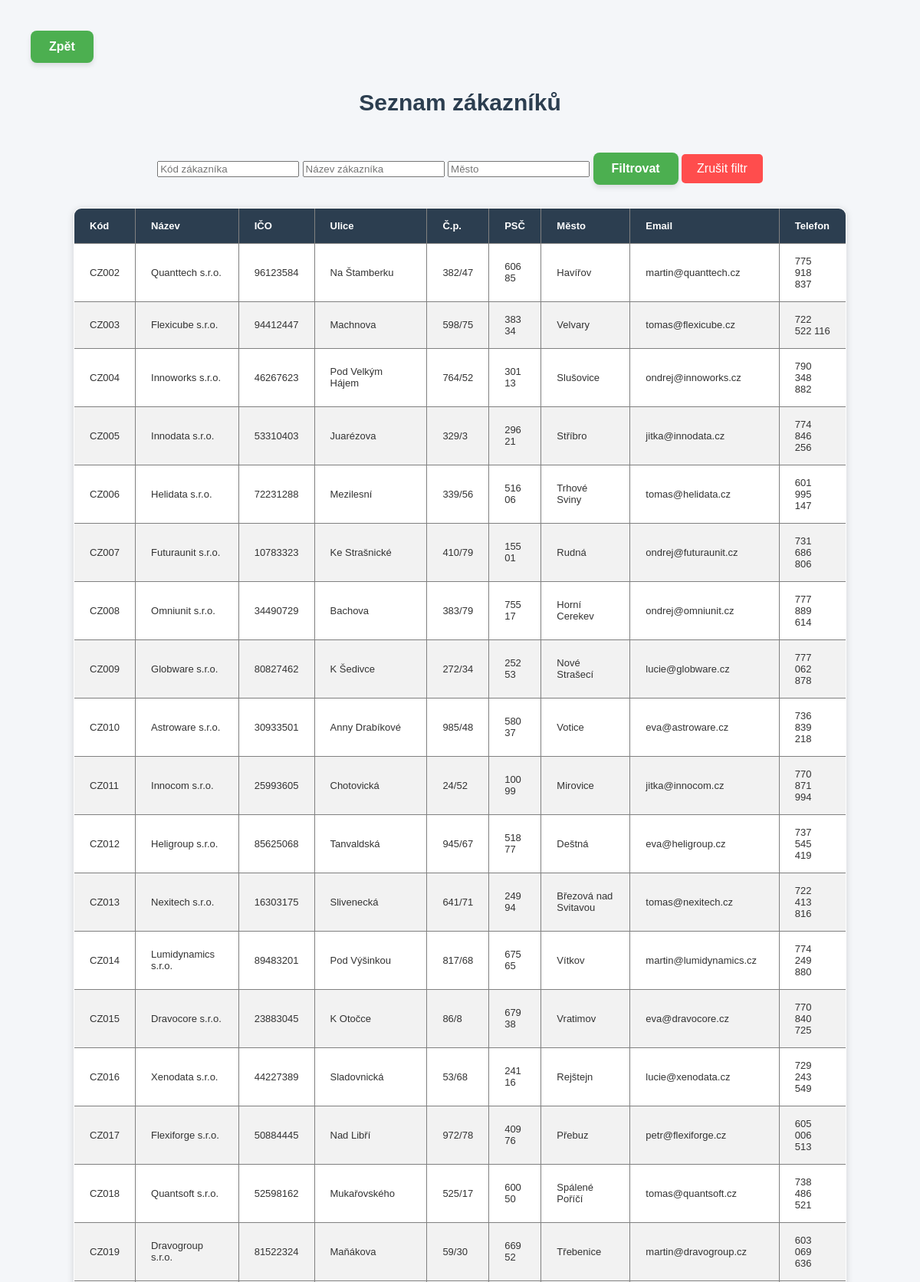
The page /report_customers/ (upper part) on the database its author committed.
### myapp/models.py (models this page shows, shortened)
class Customers(models.Model):
    customer_code = models.CharField(max_length=5)
    customer_text = models.CharField(max_length=60)  # Název zákazníka nebo popis
    customer_ico = models.CharField(max_length=20)  # IČO
    customer_street = models.CharField(max_length=128)
    customer_cp = models.CharField(max_length=20)  # Číslo popisné
    customer_zip = models.CharField(max_length=10)
    customer_city = models.CharField(max_length=60)
    customer_email = models.CharField(max_length=60)
    customer_phone = models.CharField(max_length=30)

### myapp/views.py (the view)
# urls.py: path('report_customers/', CustomersListView.as_view(), name='customers_list'), #15.04.2025 VRBAT - zákazníci propojení view
class CustomersListView(ListView):
    model = Customers
    template_name = 'report_customers.html'
    context_object_name = 'customers'
    def get_queryset(self):
        filter_service = CustomersFilterService(self.request)
        return filter_service.apply_filters()

### myapp/services.py (called while the page is built)
    def apply_filters(self):
        filters = {
            'customer_code': 'icontains',
            'customer_text': 'icontains',
            'customer_city': 'icontains',
        }
        for field, lookup in filters.items():
            value = self.request.GET.get(field)
            if value:
                self.queryset = self.queryset.filter(**{f"{field}__{lookup}": value})
        return self.queryset

### print_invoice/templates/report_customers.html (shortened to what this page needs)
<!DOCTYPE html>
{% load static %}
<html lang="cs">
<head>
    <link rel="stylesheet" href="{% static 'css/style.css' %}">
</head>
<body>
    <button class="button" onclick="window.location.href='/'">Zpět</button>
    <h2>Seznam zákazníků</h2>
    <form method="get" class="centered-form" autocomplete="off">
        <input type="text" name="customer_code" placeholder="Kód zákazníka" value="{{ request.GET.customer_code }}">
        <input type="text" name="customer_text" placeholder="Název zákazníka" value="{{ request.GET.customer_text }}">
        <input type="text" name="customer_city" placeholder="Město" value="{{ request.GET.customer_city }}">
        <button type="submit">Filtrovat</button>
        <a href="{% url 'customers_list' %}" class="reset-button">Zrušit filtr</a>
    </form>
    <table border="1">
        <thead>
            <tr>
                <th>Kód</th>
                <th>Název</th>
                <th>IČO</th>
                <th>Ulice</th>
                <th>Č.p.</th>
                <th>PSČ</th>
                <th>Město</th>
                <th>Email</th>
                <th>Telefon</th>
            </tr>
        </thead>
        <tbody>
            {% for customer in customers %}
            <tr>
                <td>{{ customer.customer_code }}</td>
                <td>{{ customer.customer_text }}</td>
                <td>{{ customer.customer_ico }}</td>
                <td>{{ customer.customer_street }}</td>
                <td>{{ customer.customer_cp }}</td>
                <td>{{ customer.customer_zip }}</td>
                <td>{{ customer.customer_city }}</td>
                <td>{{ customer.customer_email }}</td>
                <td>{{ customer.customer_phone }}</td>
            </tr>
            {% empty %}
            <tr>
                <td colspan="9">Žádní zákazníci nenalezeni</td>
            </tr>
            {% endfor %}
        </tbody>
    </table>
</body>
</html>

### print_invoice/static/css/style.css (style rules this page uses)
body { font-family: 'Arial', Tahoma, Geneva, Verdana, sans-serif; margin: 40px; background-color: #f4f6f9; color: #333; }
h2 { text-align: center; color: #2c3e50; margin-bottom: 40px; font-size: 30px; }
table { width: 90%; max-width: 1400px; margin: 0 auto; border-collapse: collapse; background-color: #fff; box-shadow: 0 2px 10px rgba(0,0,0,0.15); border-radius: 10px; overflow: hidden; }
th, td { padding: 15px 20px; text-align: left; font-size: 13px; }
thead { background-color: #2c3e50; color: #fff; }
tbody tr:nth-child(even) { background-color: #f2f2f2; }
button, .button { background-color: #4CAF50; color: white; border: none; padding: 12px 24px; font-size: 16px; font-weight: bold; border-radius: 8px; cursor: pointer; transition: all 0.3s ease-in-out; box-shadow: 0 4px 6px rgba(0, 0, 0, 0.1); margin-bottom: 10px; }
.reset-button { display: inline-block; padding: 10px 20px; margin-top: 10px; background-color: #ff4d4d; color: white; text-decoration: none; border-radius: 5px; border: none; font-size: 16px; }
.centered-form { width: 100%; height: 10vh; text-align: center; margin: 0; }

### rows shown on the page
Customers: customer_code "CZ002", customer_text "Quanttech s.r.o.", customer_ico "96123584", customer_street "Na Štamberku", customer_cp "382/47", customer_zip "606 85", customer_city "Havířov", customer_email "martin@quanttech.cz", customer_phone "775 918 837"
Customers: customer_code "CZ003", customer_text "Flexicube s.r.o.", customer_ico "94412447", customer_street "Machnova", customer_cp "598/75", customer_zip "383 34", customer_city "Velvary", customer_email "tomas@flexicube.cz", customer_phone "722 522 116"
Customers: customer_code "CZ004", customer_text "Innoworks s.r.o.", customer_ico "46267623", customer_street "Pod Velkým Hájem", customer_cp "764/52", customer_zip "301 13", customer_city "Slušovice", customer_email "ondrej@innoworks.cz", customer_phone "790 348 882"
Customers: customer_code "CZ005", customer_text "Innodata s.r.o.", customer_ico "53310403", customer_street "Juarézova", customer_cp "329/3", customer_zip "296 21", customer_city "Stříbro", customer_email "jitka@innodata.cz", customer_phone "774 846 256"
Customers: customer_code "CZ006", customer_text "Helidata s.r.o.", customer_ico "72231288", customer_street "Mezilesní", customer_cp "339/56", customer_zip "516 06", customer_city "Trhové Sviny", customer_email "tomas@helidata.cz", customer_phone "601 995 147"
Customers: customer_code "CZ007", customer_text "Futuraunit s.r.o.", customer_ico "10783323", customer_street "Ke Strašnické", customer_cp "410/79", customer_zip "155 01", customer_city "Rudná", customer_email "ondrej@futuraunit.cz", customer_phone "731 686 806"
Customers: customer_code "CZ008", customer_text "Omniunit s.r.o.", customer_ico "34490729", customer_street "Bachova", customer_cp "383/79", customer_zip "755 17", customer_city "Horní Cerekev", customer_email "ondrej@omniunit.cz", customer_phone "777 889 614"
Customers: customer_code "CZ009", customer_text "Globware s.r.o.", customer_ico "80827462", customer_street "K Šedivce", customer_cp "272/34", customer_zip "252 53", customer_city "Nové Strašecí", customer_email "lucie@globware.cz", customer_phone "777 062 878"
Customers: customer_code "CZ010", customer_text "Astroware s.r.o.", customer_ico "30933501", customer_street "Anny Drabíkové", customer_cp "985/48", customer_zip "580 37", customer_city "Votice", customer_email "eva@astroware.cz", customer_phone "736 839 218"
Customers: customer_code "CZ011", customer_text "Innocom s.r.o.", customer_ico "25993605", customer_street "Chotovická", customer_cp "24/52", customer_zip "100 99", customer_city "Mirovice", customer_email "jitka@innocom.cz", customer_phone "770 871 994"
Customers: customer_code "CZ012", customer_text "Heligroup s.r.o.", customer_ico "85625068", customer_street "Tanvaldská", customer_cp "945/67", customer_zip "518 77", customer_city "Deštná", customer_email "eva@heligroup.cz", customer_phone "737 545 419"
Customers: customer_code "CZ013", customer_text "Nexitech s.r.o.", customer_ico "16303175", customer_street "Slivenecká", customer_cp "641/71", customer_zip "249 94", customer_city "Březová nad Svitavou", customer_email "tomas@nexitech.cz", customer_phone "722 413 816"
Customers: customer_code "CZ014", customer_text "Lumidynamics s.r.o.", customer_ico "89483201", customer_street "Pod Výšinkou", customer_cp "817/68", customer_zip "675 65", customer_city "Vítkov", customer_email "martin@lumidynamics.cz", customer_phone "774 249 880"
Customers: customer_code "CZ015", customer_text "Dravocore s.r.o.", customer_ico "23883045", customer_street "K Otočce", customer_cp "86/8", customer_zip "679 38", customer_city "Vratimov", customer_email "eva@dravocore.cz", customer_phone "770 840 725"
Customers: customer_code "CZ016", customer_text "Xenodata s.r.o.", customer_ico "44227389", customer_street "Sladovnická", customer_cp "53/68", customer_zip "241 16", customer_city "Rejštejn", customer_email "lucie@xenodata.cz", customer_phone "729 243 549"
Customers: customer_code "CZ017", customer_text "Flexiforge s.r.o.", customer_ico "50884445", customer_street "Nad Libří", customer_cp "972/78", customer_zip "409 76", customer_city "Přebuz", customer_email "petr@flexiforge.cz", customer_phone "605 006 513"
Customers: customer_code "CZ018", customer_text "Quantsoft s.r.o.", customer_ico "52598162", customer_street "Mukařovského", customer_cp "525/17", customer_zip "600 50", customer_city "Spálené Poříčí", customer_email "tomas@quantsoft.cz", customer_phone "738 486 521"
Customers: customer_code "CZ019", customer_text "Dravogroup s.r.o.", customer_ico "81522324", customer_street "Maňákova", customer_cp "59/30", customer_zip "669 52", customer_city "Třebenice", customer_email "martin@dravogroup.cz", customer_phone "603 069 636"
